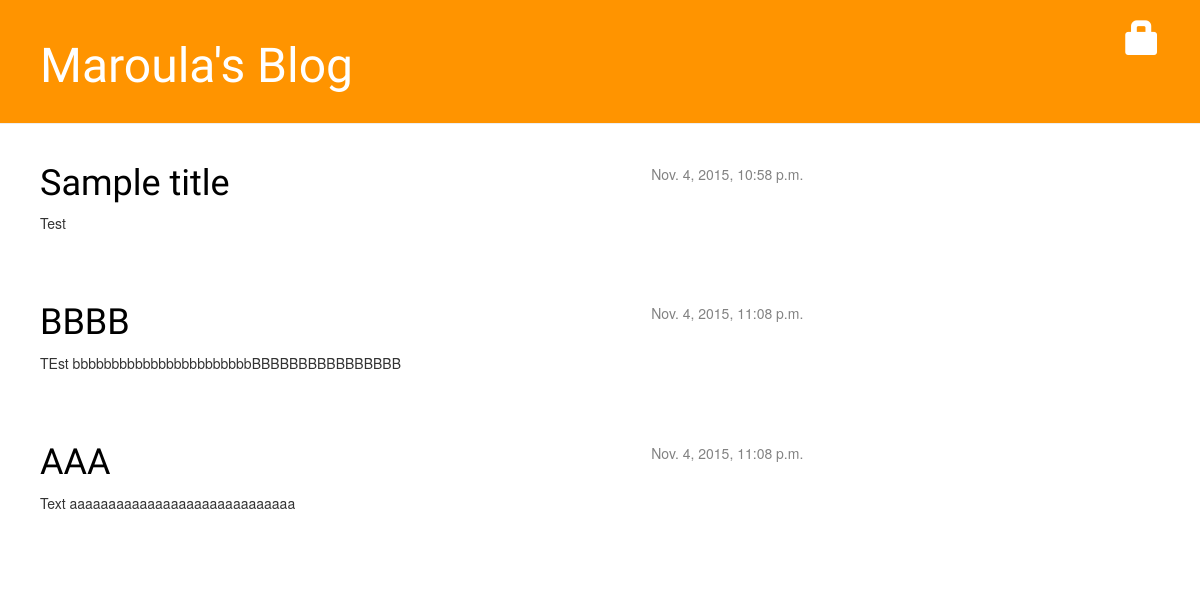
/, run on an earlier commit of the app's database.
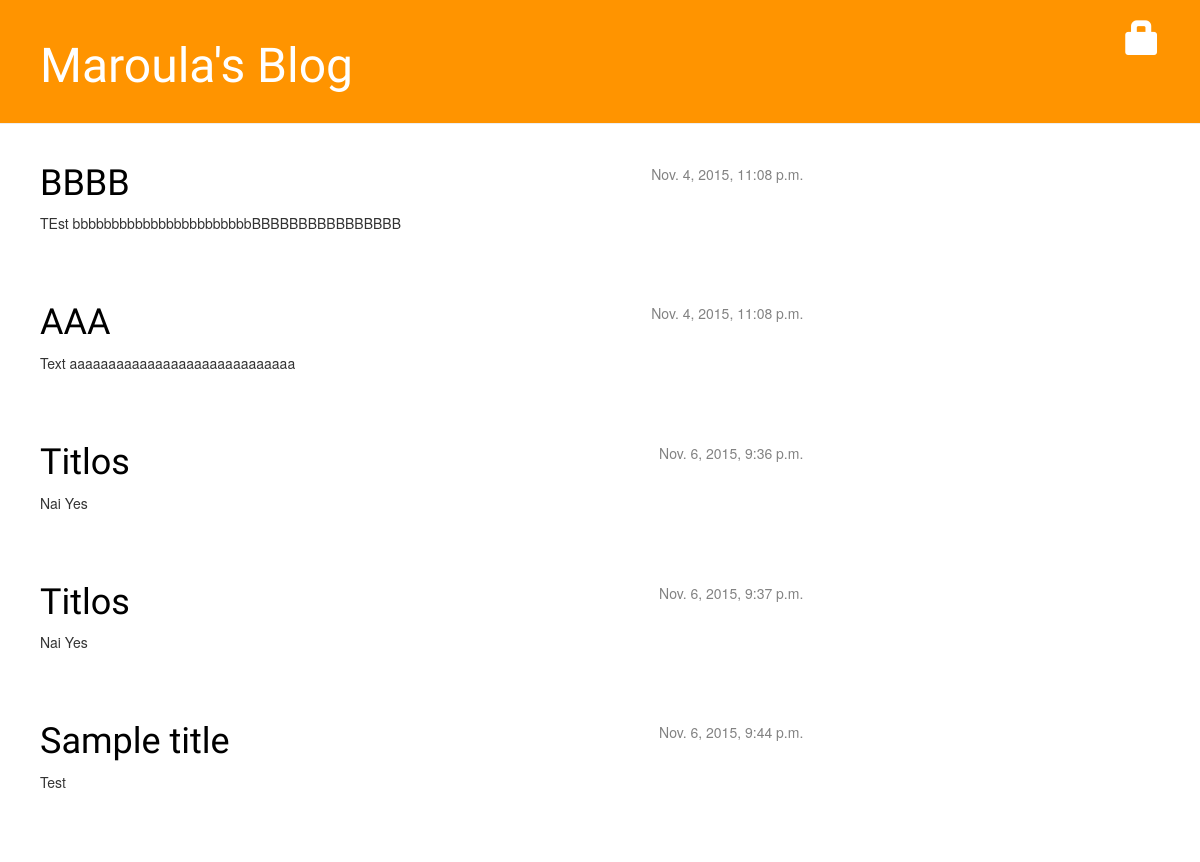
And on a later commit of the database.
### blog/models.py (models this page shows, shortened)
class Post(models.Model):
    author = models.ForeignKey('auth.User')
    title = models.CharField(max_length=200)
    text = models.TextField()
    created_date = models.DateTimeField(
            default=timezone.now)
    published_date = models.DateTimeField(
            blank=True, null=True)

### blog/views.py (the view)
# urls.py: url(r'^$', views.post_list, name='post_list'),
def post_list(request):
    posts = Post.objects.filter(published_date__lte=timezone.now()).order_by('published_date')
    return render(request, 'blog/post_list.html', {'posts': posts})

### blog/templates/blog/post_list.html
{% extends "blog/base.html" %}
{% block content %}
    {% for post in posts %}
        <div class="post">
            <div class="date">
                {{ post.published_date }}
            </div>
            <h1><a href="{% url "post_detail" pk=post.pk %}">{{ post.title }}</a></h1>
            <p>{{ post.text|linebreaks }}</p>
        </div>
    {% endfor %}
{% endblock %}

### blog/templates/blog/base.html (shortened to what this page needs)
{% load staticfiles %}
<html>
    <head>
        <link rel="stylesheet" href="//maxcdn.bootstrapcdn.com/bootstrap/3.2.0/css/bootstrap.min.css">
        <link rel="stylesheet" href="//maxcdn.bootstrapcdn.com/bootstrap/3.2.0/css/bootstrap-theme.min.css">
        <link rel="stylesheet" href="{% static "css/blog.css" %}">
    </head>
    <body>
        <div class="page-header">
            {% if user.is_authenticated %}
            <a href="{% url "post_new" %}" class="top-menu"><span class="glyphicon glyphicon-plus"></span></a>
            <a href="{% url "post_draft_list" %}" class="top-menu"><span class="glyphicon glyphicon-edit"></span></a>
            <p class="top-menu">Hello {{ user.username }}<small>(<a href="{% url "django.contrib.auth.views.logout" %}">Log out</a>)</small></p>
            {% else %}
            <a href="{% url "django.contrib.auth.views.login" %}" class="top-menu"><span class="glyphicon glyphicon-lock"></a>
            {% endif %}
            <h1><a href="{% url "blog.views.post_list" %}">Maroula's Blog</a></h1>
        </div>
        <div class="content">
          <div class="row">
          <div class="col-md-8">
          {% block content %}
          {% endblock %}
          </div>
          </div>
        </div>
    </body>
</html>

### blog/static/css/blog.css (style rules this page uses)
.page-header { background-color: #ff9400; margin-top: 0; padding: 20px 20px 20px 40px; }
.page-header h1, .page-header h1 a, .page-header h1 a:visited, .page-header h1 a:active { color: #ffffff; font-size: 36pt; text-decoration: none; }
.content { margin-left: 40px; }
h1, h2, h3, h4 { font-family: 'Lobster', cursive; }
.date { float: right; color: #828282; }
.top-menu, .top-menu:hover, .top-menu:visited { color: #ffffff; float: right; font-size: 26pt; margin-right: 20px; }
.post { margin-bottom: 70px; }
.post h1 a, .post h1 a:visited { color: #000000; }

What changed in the data, as far as the page shows it:
added Post: published_date "Nov. 6, 2015, 9:36 p.m.", title "Titlos", text "Nai Yes"
added Post: published_date "Nov. 6, 2015, 9:37 p.m.", title "Titlos", text "Nai Yes"
changed Post "Sample title": published_date "Nov. 4, 2015, 10:58 p.m." → "Nov. 6, 2015, 9:44 p.m."; moves down the list
